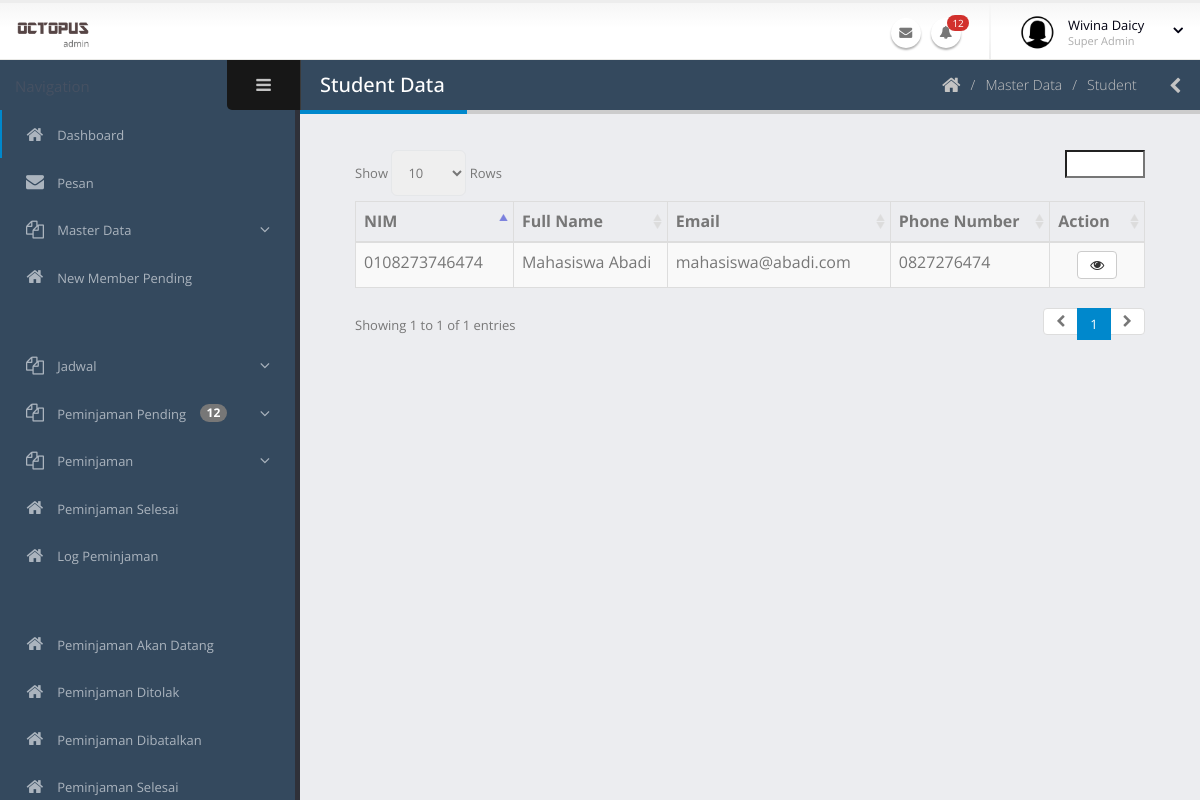
Before: /admin/mahasiswa.php (signed in) with the older database file.
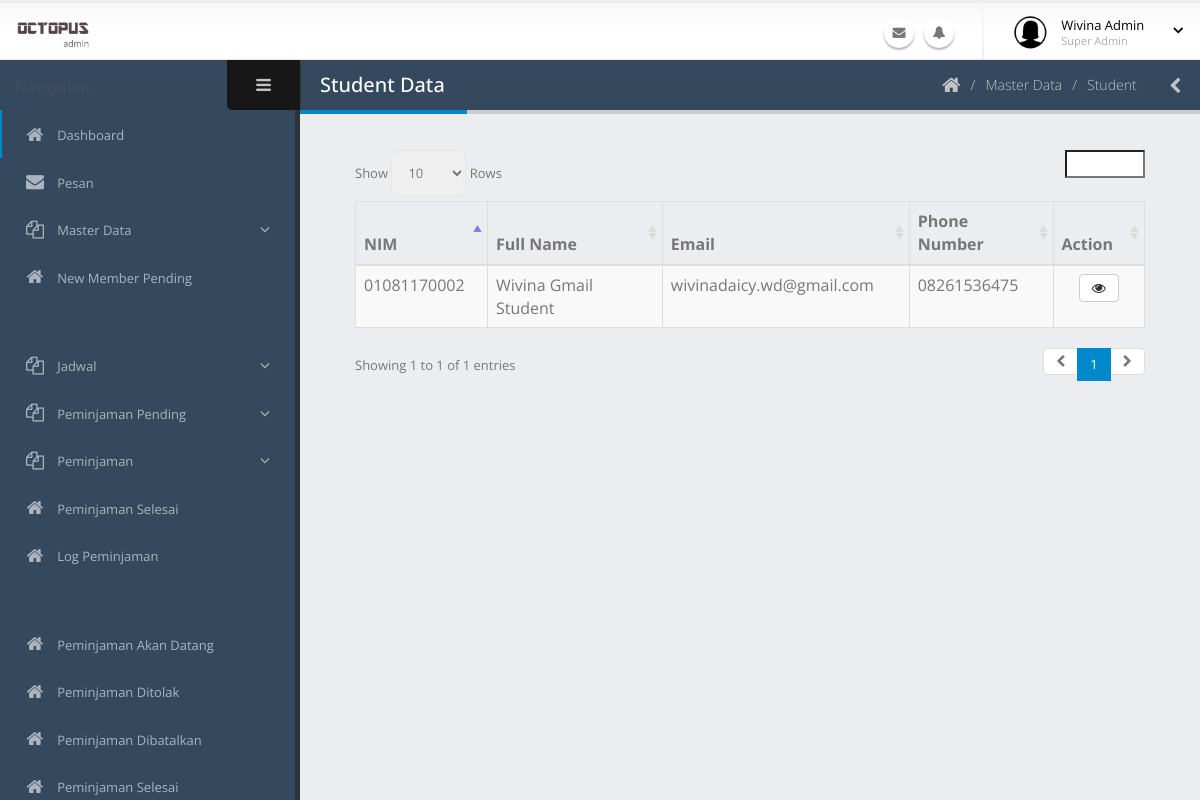
After: the same page with the newer database file.
### tables this page shows
CREATE TABLE `mahasiswa` (
  `id_mahasiswa` varchar(20) NOT NULL COMMENT 'NIM',
  `id_pengguna` varchar(40) NOT NULL,
  `id_programStudi` varchar(40) NOT NULL,
  `angkatan` year(4) NOT NULL,
  `semester` int(11) NOT NULL,
  `total_sks` int(11) NOT NULL,
  `ipk_terakhir` float NOT NULL,
  `user_add` varchar(40) NOT NULL,
  `waktu_add` datetime NOT NULL,
  `user_edit` varchar(40) NOT NULL,
  `waktu_edit` datetime NOT NULL,
  `user_delete` varchar(40) NOT NULL,
  `waktu_Delete` datetime NOT NULL,
  `status_delete` int(11) NOT NULL
);

CREATE TABLE `pengguna` (
  `id_pengguna` varchar(40) NOT NULL COMMENT 'USER-0',
  `email` varchar(50) NOT NULL,
  `kata_sandi` text NOT NULL,
  `nama_lengkap` varchar(60) NOT NULL,
  `jenis_kelamin` char(1) NOT NULL,
  `tanggal_lahir` date NOT NULL,
  `alamat` text NOT NULL,
  `no_hp` varchar(20) NOT NULL,
  `tanggal_masuk` date NOT NULL,
  `status_pengguna` int(11) NOT NULL COMMENT '1: SUPER ADMIN, 2: ADMIN, 3: MEMBER DOSEN, 4:MEMBER MAHASISWA',
  `status_daftar` int(11) NOT NULL COMMENT '0 =TIDAK AKTIF, 1=MENUNGGU APPROVE, 2=AKTIF',
  `user_add` varchar(40) NOT NULL,
  `waktu_add` datetime NOT NULL,
  `user_edit` varchar(40) NOT NULL,
  `waktu_edit` datetime NOT NULL,
  `user_delete` varchar(40) NOT NULL,
  `waktu_delete` datetime NOT NULL,
  `status_delete` int(11) NOT NULL
);

### session.php (called while the page is built, shortened)
<?php
$email = $_SESSION['email'];
$password =$_SESSION['password'];
$nama = $_SESSION['nama'];
$id = $_SESSION['id'];
$status= $_SESSION['status'];
?>

### admin/req/header.php (shortened to what the changed rows need)
<section class="body">
	<header class="header">
		<div class="header-right">
			<ul class="notifications">
				<?php
				if($status==1 || $status==2){
					?>
				<li>
					<a href="#" class="dropdown-toggle notification-icon" data-toggle="dropdown">
						<i class="fa fa-bell"></i>
						<?php
						$ceknotifmail = mysqli_query($koneksi, "SELECT count(peminjaman.id_peminjaman) FROM peminjaman WHERE peminjaman.status_peminjaman ='0' or peminjaman.status_peminjaman='5'");
						$datamail = mysqli_fetch_array($ceknotifmail);
						$jumlah = $datamail['count(peminjaman.id_peminjaman)'];
						if($jumlah!=0){
							?>
						<span class="badge"><?php echo $jumlah?> </span>
						<?php } ?>
					</a>
				</li>
				<?php }?>
			</ul>
			<div id="userbox" class="userbox">
				<a href="#" data-toggle="dropdown">
					<div class="profile-info">
						<span class="name"><?php echo $nama ?></span>
						<?php
						$query = mysqli_query($koneksi, "SELECT * from pengguna WHERE id_pengguna='$id'");
						$data = mysqli_fetch_array($query);
						if($data['status_pengguna']=="1"){
							$stat = "Super Admin";
						}else if($data['status_pengguna']=="2"){
							$stat = "Admin";
						}else if($data['status_pengguna']=="3"){
							$stat = "Member Dosen";
						}else{
							$stat = "member Mahasiswa";
						}
						?>
						<span class="role"><?php echo $stat?></span>
					</div>
				</a>
			</div>
		</div>
	</header>

### admin/req/leftbar.php (shortened to what the changed rows need)
<div class="inner-wrapper">
	<aside id="sidebar-left" class="sidebar-left">
		<div class="nano">
			<div class="nano-content">
				<nav id="menu" class="nav-main" role="navigation">
					<?php
					$query = "SELECT * FROM pengguna WHERE status_delete ='0' AND email='$email' AND kata_sandi='$password'";
					$eksekusi = mysqli_query($koneksi, $query);
					$data = mysqli_fetch_array($eksekusi);
					if($data['status_pengguna']==1){
					?>
					<ul class="nav nav-main">
						<li class="nav-parent">
							<a>
								<i class="fa fa-copy" aria-hidden="true"> </i>
								<span>Peminjaman Pending </span>
								<?php
								$ceknotifmail = mysqli_query($koneksi, "SELECT count(peminjaman.id_peminjaman) FROM peminjaman WHERE peminjaman.status_peminjaman ='0' or peminjaman.status_peminjaman='5'");
								$datamail = mysqli_fetch_array($ceknotifmail);
								$jumlah = $datamail['count(peminjaman.id_peminjaman)'];
								if($jumlah!=0){
									?>
									   &nbsp;&nbsp;&nbsp;<span class="badge"><?php echo $jumlah?></span>
									<?php } ?>
							</a>
						</li>
					</ul>
					<?php }else if($data['status_pengguna']=="2"){ ?>
					<ul class="nav nav-main">
						<li class="nav-active">
							<a href="index.html">
								<i class="fa fa-home" aria-hidden="true"></i>
								<span>Dashboard</span>
							</a>
						</li>
						<li>
						<a href="pesan.php">
							<?php
							$ceknotifmail = mysqli_query($koneksi, "SELECT count(pesan_detail.id_pesanDetail) FROM pesan_detail WHERE pesan_detail.id_penggunaKe ='$id' AND status_pesan='0'");
							$datamail = mysqli_fetch_array($ceknotifmail);
							$jumlah = $datamail['count(pesan_detail.id_pesanDetail)'];
							if($jumlah!=0){
?>
							<span class="pull-right label label-primary"><?php echo
							$jumlah?></span>
							<?php } ?>
							<i class="fa fa-envelope" aria-hidden="true"></i>
							<span>Pesan</span>
						</a>
						</li>
						<li class="nav-parent">
							<a>
								<i class="fa fa-copy" aria-hidden="true"></i>
								<span>Master Data</span>
							</a>
							<ul class="nav nav-children">
								<li>
									<a href="">
										 Ruangan &amp; Jenis Ruangan
									</a>
								</li>
								<li>
									<a href="">
										 Barang &amp; Jenis Barang
									</a>
								</li>
								<li>
									<a href="">
										 Kategori Acara
									</a>
								</li>
							</ul>
						</li>
						<hr class="separator" />
						<li class="nav-parent">
							<a>
								<i class="fa fa-copy" aria-hidden="true"></i>
								<span>Jadwal</span>
							</a>
							<ul class="nav nav-children">
								<li>
									<a href="jadwalLab.php">
										 Laboratorium
									</a>
								</li>
								<li>
									<a href="">
										 Ruang Meeting
									</a>
								</li>
							</ul>
						</li>
						<li class="nav-parent">
							<a>
								<i class="fa fa-copy" aria-hidden="true"> </i>
								<span>Peminjaman Pending </span>
								<?php
								$ceknotifmail = mysqli_query($koneksi, "SELECT count(peminjaman.id_peminjaman) FROM peminjaman WHERE peminjaman.status_peminjaman ='0' or peminjaman.status_peminjaman='5'");
								$datamail = mysqli_fetch_array($ceknotifmail);
								$jumlah = $datamail['count(peminjaman.id_peminjaman)'];
								if($jumlah!=0){
									?>
									   &nbsp;&nbsp;&nbsp;<span class="badge"><?php echo $jumlah?></span>
									<?php } ?>
							</a>
							<ul class="nav nav-children">
								<li>
									<a href="pendingLab.php">
										 Laboratorium
										 <?php
								$ceknotifmail = mysqli_query($koneksi, "SELECT count(peminjaman.id_peminjaman) FROM peminjaman join ruangan on ruangan.id_ruangan = peminjaman.id_ruangan WHERE jenis_ruangan= '1' AND (peminjaman.status_peminjaman ='0' or peminjaman.status_peminjaman='5')");
								$datamail = mysqli_fetch_array($ceknotifmail);
								$jumlah = $datamail['count(peminjaman.id_peminjaman)'];
								if($jumlah!=0){
									?>
									   &nbsp;&nbsp;&nbsp;<span class="badge"><?php echo $jumlah?></span>
									<?php } ?>
									</a>
								</li>
								<li>
									<a href="pendingMeeting.php">
										 Ruang Meeting
										 <?php
								$ceknotifmail = mysqli_query($koneksi, "SELECT count(peminjaman.id_peminjaman) FROM peminjaman join ruangan on ruangan.id_ruangan = peminjaman.id_ruangan WHERE jenis_ruangan= '2' AND (peminjaman.status_peminjaman ='0' or peminjaman.status_peminjaman='5')");
								$datamail = mysqli_fetch_array($ceknotifmail);
								$jumlah = $datamail['count(peminjaman.id_peminjaman)'];
								if($jumlah!=0){
									?>
									   &nbsp;&nbsp;&nbsp;<span class="badge"><?php echo $jumlah?></span>
									<?php } ?>
									</a>
								</li>
							</ul>
						</li>
						<li class="nav-parent">
							<a>
								<i class="fa fa-copy" aria-hidden="true"></i>
								<span>Peminjaman</span>
							</a>
							<ul class="nav nav-children">
								<li>
									<a href="peminjamanAdminLab.php">
										 Laboratorium
									</a>
								</li>
								<li>
									<a href="">
										 Ruang Meeting
									</a>
								</li>
							</ul>
						</li>
						<li>
							<a href="">
								<i class="fa fa-home" aria-hidden="true"></i>
								<span>Peminjaman Selesai</span>
							</a>
						</li>
						<hr class="separator">
<li>
							<a href="peminjamanMemberAkanDatang.php">
								<i class="fa fa-home" aria-hidden="true"></i>
								<span>Peminjaman Akan Datang</span>
							</a>
						</li>
						<li>
							<a href="peminjamanMemberDitolak.php">
								<i class="fa fa-home" aria-hidden="true"></i>
								<span>Peminjaman Ditolak</span>
							</a>
						</li>
						<li>
							<a href="peminjamanMemberDibatalkan.php">
								<i class="fa fa-home" aria-hidden="true"></i>
								<span>Peminjaman Dibatalkan</span>
							</a>
						</li>
						<li>
							<a href="peminjamanMemberSelesai.php">
								<i class="fa fa-home" aria-hidden="true"></i>
								<span>Peminjaman Selesai</span>
							</a>
						</li>
					</ul>
					<?php } ?>
				</nav>
			</div>
		</div>
	</aside>

### admin/mahasiswa.php (shortened to what the changed rows need)
<?php include('../session.php')?>
<?php include('../koneksi.php'); ?>
<?php include('req/head.php');?>
<?php include('req/header.php');?>
<?php include('req/leftbar.php');?>
	<section role="main" class="content-body">
		<header class="page-header">
			<h2>Student Data</h2>
		</header>
<div class="container-fluid">
	<table  class="table table-bordered table-striped mb-none" id="datatable-default">
		<thead>
			<tr>
				<th>NIM</th>
				<th>Full Name</th>
				<th>Email</th>
				<th>Phone Number</th>
				<th>Action</th>
			</tr>
		</thead>
		<tbody>
		<?php
			$query = mysqli_query($koneksi, "SELECT * from pengguna join mahasiswa on mahasiswa.id_pengguna= pengguna.id_pengguna WHERE pengguna.status_delete='0' AND mahasiswa.status_delete='0'AND status_daftar='2' AND status_pengguna='4'");
			while($data=mysqli_fetch_array($query)){
			?>
			<tr>
				<td><?php echo $data['id_mahasiswa']?></td>
				<td><?php echo $data['nama_lengkap']?></td>
				<td><?php echo $data['email']?></td>
				<td><?php echo $data['no_hp']?></td>
				<td class="text-center">
					<a class="modal-with-form btn btn-default" data-toggle="tooltip" data-placement="top" title="Detail" href="#modaldetail<?php echo $data['id_pengguna'];?>"><i class='fa fa-eye'></i>
					</a>
				</td>
			</tr>
			<?php } ?>
		</tbody>
	</table>
</div>
<?php include('req/endtitle.php');?>
<?php include('req/script.php');?>

Changed rows visible on the page:
removed mahasiswa: id_mahasiswa "0108273746474", id_pengguna.nama_lengkap "Mahasiswa Abadi", id_pengguna.email "mahasiswa@abadi.com", id_pengguna.no_hp "0827276474"
added mahasiswa: id_mahasiswa "01081170002", id_pengguna.nama_lengkap "Wivina Gmail Student", id_pengguna.email "wivinadaicy.wd@gmail.com", id_pengguna.no_hp "08261536475"
Other visible differences:
$nama: "Wivina Daicy" → "Wivina Admin"
$jumlah: "12" → (not shown)
